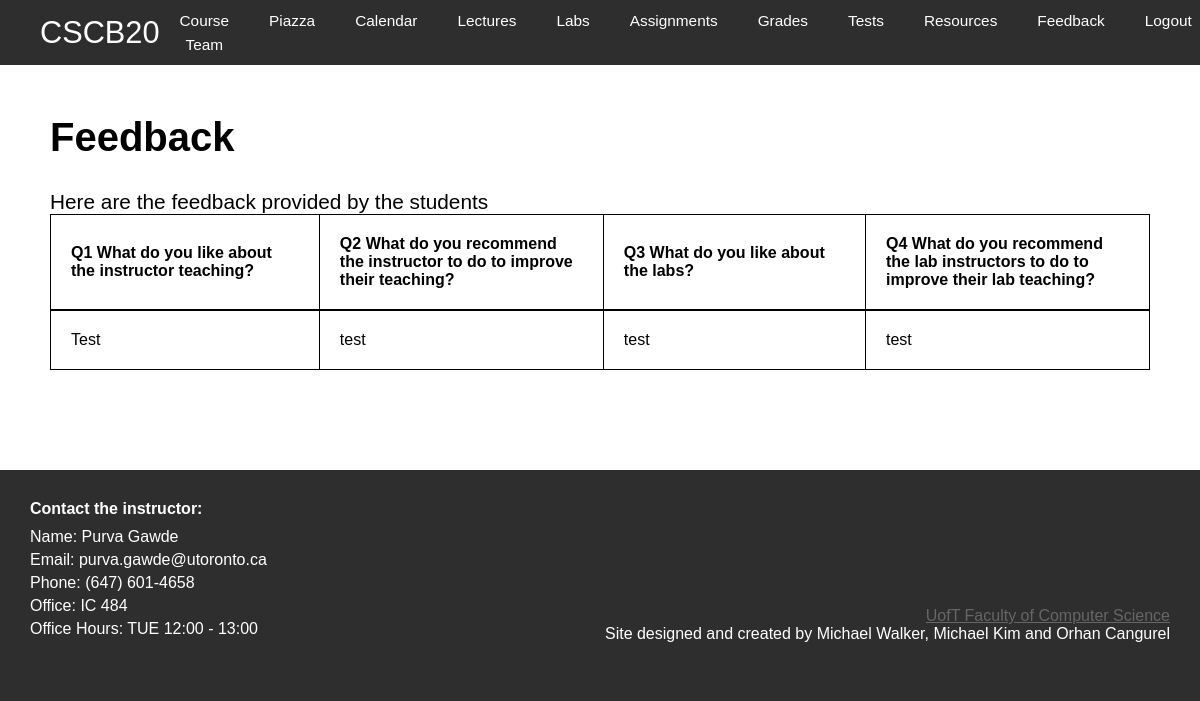
Screenshot of /feedback (signed in) with the database file from the repository.
### app.py (models this page shows)
class Feedback(db.Model):
    to=db.Column(db.String(20), primary_key = True, nullable = False)
    q1=db.Column(db.Text, primary_key = True, nullable = False)
    q2=db.Column(db.Text, primary_key = True, nullable = False)
    q3=db.Column(db.Text, primary_key = True, nullable = False)
    q4=db.Column(db.Text, primary_key = True, nullable = False)

### app.py (the view)
@app.route('/feedback', methods=['GET', 'POST'])
def feedback():
    if session['type']== 'Student':
        if request.method == 'GET':
            query_intructor_result = query_intructor()
            return render_template('feedback.html', query_intructor_result=query_intructor_result )
        else:
            query_intructor_result = query_intructor()
            username=request.form['InstructorName_ID']
            Instructor1 = Instructor.query.filter_by(username= username).first()
            if not Instructor1:
                flash('Please put in valid instructor name', 'Error')
                return render_template('feedback.html', query_intructor_result=query_intructor_result )
            else:
                feedback_details = (
                    request.form['InstructorName_ID'],
                    request.form['Ans1_ID'],
                    request.form['Ans2_ID'],
                    request.form['Ans3_ID'],
                    request.form['Ans4_ID']
                )
                add_feedback(feedback_details)
                flash('', '1')
                return render_template('feedback.html', query_intructor_result=query_intructor_result)
    else:
        query_feedback_result=query_feedback()
        return render_template('Instructor_feedback.html', query_feedback_result=query_feedback_result)

### app.py (called while the page is built)
def query_feedback():
    name = session['name']
    query_feedback=Feedback.query.filter_by(to=name)
    return query_feedback

### templates/Instructor_feedback.html (shortened to what this page needs)
<!DOCTYPE html>
<html lang="en" dir="ltr">
<head>
    <link rel="stylesheet" href="{{ url_for('static', filename='css/Instructor_feedback.css') }}" />
</head>
<body>
    {% extends "template.html" %}
    {% block content %}
    <section id="content">
        <h1>Feedback</h1>
        <p>Here are the feedback provided by the students</p>
        <div class="tbody">
        <table>
            <tbody>
            <tr>
                <th>Q1 What do you like about the instructor teaching?</th>
                <th>Q2 What do you recommend the instructor to do to improve their teaching?</th>
                <th>Q3 What do you like about the labs?</th>
                <th>Q4 What do you recommend the lab instructors to do to improve their lab teaching?</th>
            </tr>
            {% for feedback in query_feedback_result %}
            <tr>
                <td>{{ feedback.q1 }}</td>
                <td>{{ feedback.q2 }}</td>
                <td>{{ feedback.q3 }}</td>
                <td>{{ feedback.q4 }}</td>
            </tr>
            {% endfor %}
        </table>
        </div>
    </section>
    {% endblock %}

### static/css/Instructor_feedback.css (style rules this page uses)
#content p { font-size: 1.3em; margin-top: 30px; }
#content .tbody { overflow-x: auto; }
#content table { border-collapse: collapse; border: 1px solid; text-align: left; width: 100%; overflow-x: auto; overflow: hidden; }
#content th, #content td { border: 1px solid; padding: 20px; word-wrap: break-word; }
#content td { word-wrap: break-word; }
#content th { border-bottom: 2px solid; width: 10%; }

### static/css/template.css (style rules this page uses)
* { margin: 0; padding: 0; }
body { font-family: "Source Sans Pro", sans-serif; background-color: #2f2e2e; }
#content { padding: 50px 50px 100px; background-color: white; }
#content h1 { font-size: 2.5em; }

### rows the page displays
Feedback: q1 "Test", q2 "test", q3 "test", q4 "test"
